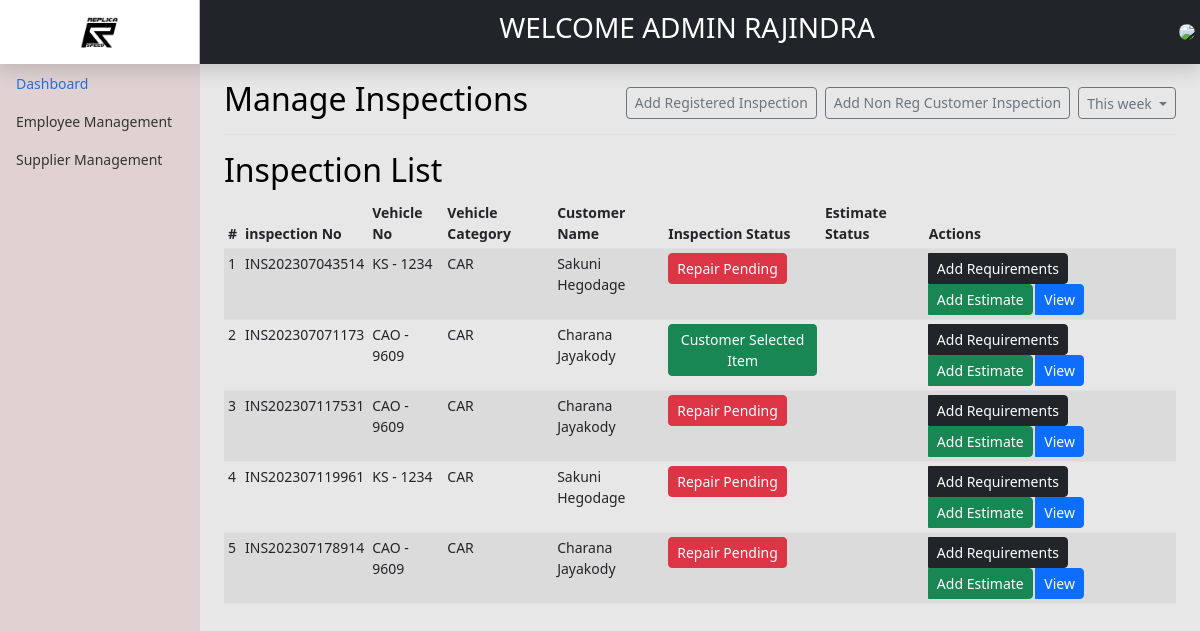
/backend/inspection/viewIEstimates_1.php (signed in), run on the app's committed database.
### tables this page shows
CREATE TABLE IF NOT EXISTS `inspections` (
  `InspectionId` int(11) NOT NULL AUTO_INCREMENT,
  `InspectionNo` varchar(255) NOT NULL,
  `VehicleNo` varchar(255) NOT NULL,
  `CustomerName` varchar(255) NOT NULL,
  `Millege` varchar(255) NOT NULL,
  `FuelType` varchar(255) DEFAULT NULL,
  `inspectionNotes` varchar(255) DEFAULT NULL,
  `Status` int(1) NOT NULL,
  `AddUser` int(11) NOT NULL,
  `AddDate` date NOT NULL,
  `UpdateUser` int(11) DEFAULT NULL,
  `UpdateDate` date DEFAULT NULL,
  PRIMARY KEY (`InspectionId`)
);

CREATE TABLE IF NOT EXISTS `customervehicles` (
  `vehicleId` int(11) NOT NULL AUTO_INCREMENT,
  `CustomerID` int(11) NOT NULL,
  `VehicleModel` varchar(255) NOT NULL,
  `VehicleImage` varchar(255) NOT NULL,
  `VehicleType` int(11) NOT NULL,
  `registerLetter` varchar(20) NOT NULL,
  `RegistrationNo` varchar(255) NOT NULL,
  PRIMARY KEY (`vehicleId`)
);

CREATE TABLE IF NOT EXISTS `vehicle_catergories` (
  `VCatergoryId` int(11) NOT NULL AUTO_INCREMENT,
  `CatergoryName` varchar(10) NOT NULL,
  `CatergoryStatus` int(1) NOT NULL,
  `AddUser` int(10) NOT NULL,
  `AddDate` date NOT NULL,
  `UpdateUser` int(10) DEFAULT NULL,
  `UpdateDate` date DEFAULT NULL,
  PRIMARY KEY (`VCatergoryId`)
);

CREATE TABLE IF NOT EXISTS `customer` (
  `CustomerID` int(11) NOT NULL AUTO_INCREMENT,
  `Email` varchar(30) NOT NULL,
  `Password` varchar(255) NOT NULL,
  `NIC` varchar(12) NOT NULL,
  `FirstName` varchar(255) NOT NULL,
  `LastName` varchar(255) NOT NULL,
  `HouseNo` varchar(10) NOT NULL,
  `Lane` varchar(50) NOT NULL,
  `Street` varchar(50) NOT NULL,
  `City` varchar(20) NOT NULL,
  `Gender` varchar(10) NOT NULL,
  `Status` int(1) NOT NULL,
  `AddUser` int(11) DEFAULT NULL,
  `AddDate` date DEFAULT NULL,
  `UpdateUser` int(11) DEFAULT NULL,
  `UpdateDate` date DEFAULT NULL,
  PRIMARY KEY (`CustomerID`)
);

### backend/inspection/viewIEstimates_1.php (the view, shortened to what this page needs)
<?php include'../header.php'; ?>
<main class="col-md-9 ms-sm-auto col-lg-10 px-md-4">
    <div
        class="d-flex justify-content-between flex-wrap flex-md-nowrap align-items-center pt-3 pb-2 mb-3 border-bottom">
        <h1 class="h2">Manage Inspections</h1>
        <div class="btn-toolbar mb-2 mb-md-0">
            <div class="btn-group me-2">
                <a href="addInspectionRegCustomer.php" class="btn btn-sm btn-outline-secondary">Add Registered Inspection</a>
            </div>
            <div class="btn-group me-2">
                <a href="addInspection.php" class="btn btn-sm btn-outline-secondary">Add Non Reg Customer Inspection</a>
            </div>
            <button type="button" class="btn btn-sm btn-outline-secondary dropdown-toggle">
                This week
            </button>
        </div>
    </div>
    <h2>Inspection List</h2>
    <div class="table-responsive">
        <?php
        $db = dbconn();
        $sql = "SELECT * FROM inspections";
        $result = $db->query($sql);
        ?>
        <table class="table table-striped table-sm">
            <thead>
                <tr>
                    <th scope="col">#</th>
                    <th scope="col">inspection No</th>
                    <th scope="col">Vehicle No</th>
                    <th scope="col">Vehicle Category</th>
                    <th scope="col">Customer Name</th>
                    <th scope="col">Inspection Status</th>
                    <th scope="col">Estimate Status</th>
                    <th>Actions</th>
                </tr>
            </thead>
            <tbody>
                <?php
                if ($result->num_rows > 0) {
                    $n = 1;
                    while ($row = $result->fetch_assoc()) {
                        ?>
                        <tr>
                            <td><?= $n ?></td>
                            <td><?= $row['InspectionNo'] ?></td>
                            <td><?php
                                $vehicleId = $row['VehicleNo'];
                                $db = dbconn();
                                $sqlVehicle = "SELECT VehicleModel,VehicleType,registerLetter,RegistrationNo FROM customervehicles WHERE vehicleId='$vehicleId'";
                                $resultVehicle = $db->query($sqlVehicle);
                                $rowVehicle = $resultVehicle->fetch_assoc();
                                ?>
                                <?= $rowVehicle['registerLetter'] . ' - ' . $rowVehicle['RegistrationNo'] ?>
                            </td>
                            <td>
                                <?php
                                $vehicleType = $rowVehicle['VehicleType'];
                                $sqlVCatergory = "SELECT CatergoryName FROM vehicle_catergories WHERE VCatergoryId='$vehicleType'";
                                $resultVCatergory = $db->query($sqlVCatergory);
                                $rowVCatergory = $resultVCatergory->fetch_assoc();
                                ?>
                                <?= $rowVCatergory['CatergoryName'] ?>
                            </td>
                            <td><?php
                                $CustomerId = $row['CustomerName'];
                                $db = dbconn();
                                $sqlCustomer = "SELECT FirstName,LastName FROM customer WHERE CustomerID='$CustomerId'";
                                $resultCustomer = $db->query($sqlCustomer);
                                $rowCustomer = $resultCustomer->fetch_assoc();
                                ?>
                                <?= $rowCustomer['FirstName'] . ' ' . $rowCustomer['LastName'] ?>
                            </td>
                            <td>
                                <?php
                                $InspectionStatus = $row['Status'];
                                $statusDescription = '';
                                switch ($InspectionStatus) {
                                    case 2:
                                        $statusDescription = "Customer Selected Item";
                                        $statusColor = "btn btn-success btn-sm";
                                        break;
                                    case 5:
                                        $statusDescription = "Repair Pending";
                                        $statusColor = "btn btn-danger btn-sm";
                                        break;
                                }
                                ?>
                                <span class='<?= $statusColor; ?>'><?= $statusDescription; ?> </span>
                            </td>
                            <td>
                            </td>
                            <td>
                                <form method='post' action="customerSelectedRepairs.php" class="btn-group">
                                    <button class="btn btn-dark btn-sm" type="submit" name="action" value="edit">Add Requirements</button>
                                </form>
                                <form method='post' action="estimate.php" class="btn-group" >
                                    <button class="btn btn-success btn-sm" type="submit" name="action" value="add">Add Estimate</button>
                                </form>
                                <form method='post' action="InspectionReport.php" class="btn-group">
                                    <button class="btn btn-primary btn-sm" type="submit" name="action" value="view">View</button>
                                </form>
                            </td>
                        </tr>
                        <?php
                        $n++;
                    }
                }
                ?>
            </tbody>
        </table>
    </div>
</main>
<?php include'../footer.php'; ?>

### backend/assets/css/dashboard.css (style rules this page uses)
body { font-size: .875rem; }

### data on the page
inspections: InspectionNo "INS202307043514", customervehicles.registerLetter "KS", customervehicles.RegistrationNo "1234", vehicle_catergories.CatergoryName "CAR", customer.FirstName "Sakuni", customer.LastName "Hegodage", Status "Repair Pending"
inspections: InspectionNo "INS202307071173", customervehicles.registerLetter "CAO", customervehicles.RegistrationNo "9609", vehicle_catergories.CatergoryName "CAR", customer.FirstName "Charana", customer.LastName "Jayakody", Status "Customer Selected Item"
inspections: InspectionNo "INS202307117531", customervehicles.registerLetter "CAO", customervehicles.RegistrationNo "9609", vehicle_catergories.CatergoryName "CAR", customer.FirstName "Charana", customer.LastName "Jayakody", Status "Repair Pending"
inspections: InspectionNo "INS202307119961", customervehicles.registerLetter "KS", customervehicles.RegistrationNo "1234", vehicle_catergories.CatergoryName "CAR", customer.FirstName "Sakuni", customer.LastName "Hegodage", Status "Repair Pending"
inspections: InspectionNo "INS202307178914", customervehicles.registerLetter "CAO", customervehicles.RegistrationNo "9609", vehicle_catergories.CatergoryName "CAR", customer.FirstName "Charana", customer.LastName "Jayakody", Status "Repair Pending"

### other printed values
$_SESSION["userrole"] "ADMIN"
$_SESSION["FirstName"] "RAJINDRA"
